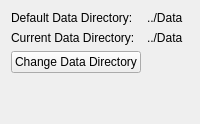
         <widget class="QWidget" name="page">
          <layout class="QGridLayout" name="gridLayout_2">
           <item row="0" column="0">
            <layout class="QVBoxLayout" name="verticalLayout_9">
             <item>
              <layout class="QGridLayout" name="gridLayout_12">
               <item row="1" column="0">
                <widget class="QLabel" name="label_21">
                 <property name="sizePolicy">
                  <sizepolicy hsizetype="Preferred" vsizetype="Fixed">
                   <horstretch>0</horstretch>
                   <verstretch>0</verstretch>
                  </sizepolicy>
                 </property>
                 <property name="text">
                  <string>Current Data Directory:</string>
                 </property>
                </widget>
               </item>
               <item row="1" column="1">
                <widget class="QLabel" name="curData">
                 <property name="sizePolicy">
                  <sizepolicy hsizetype="Preferred" vsizetype="Fixed">
                   <horstretch>0</horstretch>
                   <verstretch>0</verstretch>
                  </sizepolicy>
                 </property>
                 <property name="text">
                  <string>../Data</string>
                 </property>
                </widget>
               </item>
               <item row="0" column="1">
                <widget class="QLabel" name="defaultDirData">
                 <property name="sizePolicy">
                  <sizepolicy hsizetype="Preferred" vsizetype="Fixed">
                   <horstretch>0</horstretch>
                   <verstretch>0</verstretch>
                  </sizepolicy>
                 </property>
                 <property name="text">
                  <string>../Data</string>
                 </property>
                </widget>
               </item>
               <item row="0" column="0">
                <widget class="QLabel" name="label_4">
                 <property name="sizePolicy">
                  <sizepolicy hsizetype="Preferred" vsizetype="Fixed">
                   <horstretch>0</horstretch>
                   <verstretch>0</verstretch>
                  </sizepolicy>
                 </property>
                 <property name="text">
                  <string>Default Data Directory:</string>
                 </property>
                </widget>
               </item>
               <item row="2" column="0">
                <widget class="QPushButton" name="changeDirData">
                 <property name="text">
                  <string>Change Data Directory</string>
                 </property>
                </widget>
               </item>
               <item row="3" column="0">
                <spacer name="verticalSpacer_3">
                 <property name="orientation">
                  <enum>Qt::Vertical</enum>
                 </property>
                 <property name="sizeHint" stdset="0">
                  <size>
                   <width>20</width>
                   <height>40</height>
                  </size>
                 </property>
                </spacer>
               </item>
              </layout>
             </item>
            </layout>
           </item>
          </layout>
         </widget>
